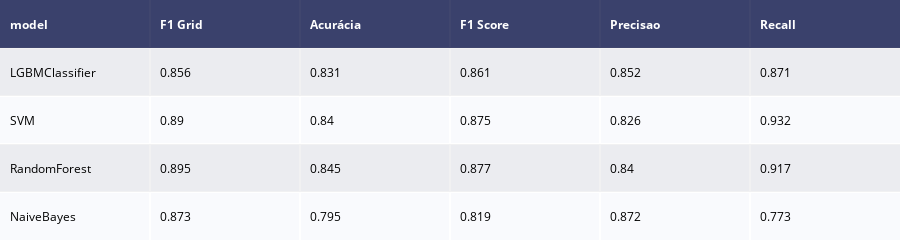

Notebook cell for this chart:
### Markdown cell above
## Validação

### Code cell
info_model = []
info_time = []
result = pd.DataFrame(columns=['model','F1 Grid', 'Acurácia','F1 Score','Precisao', 'Recall'])
result_roc = pd.DataFrame(columns=['classifiers', 'fpr','tpr','auc'])

for i, v in enumerate(results):
        
    info_model.append(results[i]['name'])
    info_time.append(results[i]['object'].refit_time_)
    info_values = round(results[i]['object'].best_score_,3)
    
    model = results[i]['object'].best_estimator_
    model.fit(X_train, y_train)
    
    y_pred = model.predict(X_test) 
    y_proba = model.predict_proba(X_test)[:,1]

    acc = round(accuracy_score(y_test, y_pred),3)
    f1 = round(f1_score(y_test, y_pred),3)
    pc = round(precision_score(y_test, y_pred),3)
    re = round(recall_score(y_test, y_pred),3)
    
    result = result.append({'model':results[i]['name'],
                            'F1 Grid': info_values,
                                        'Acurácia':acc, 
                                        'F1 Score':f1, 
                                        'Precisao':pc,
                                        'Recall': re}, ignore_index=True)
    
    fpr, tpr, _ = roc_curve(y_test,  y_proba)
    auc = roc_auc_score(y_test, y_proba)
    
    result_roc = result_roc.append({'classifiers':results[i]['name'],
                                        'fpr':fpr, 
                                        'tpr':tpr, 
                                        'auc':auc}, ignore_index=True)

    
result_roc.set_index('classifiers', inplace=True)    
fig = ff.create_table(result, height_constant=20)
fig.show()

### Figure 1 — Plotly figure (JSON) as saved in the notebook; plotly's stock layout.template omitted (floating-point values rounded to 4 significant figures)
{"data": [{"colorscale": [[0, "#00083e"], [0.5, "#ededee"], [1, "#ffffff"]], "hoverinfo": "none", "opacity": 0.75, "showscale": false, "type": "heatmap", "z": [[0, 0, 0, 0, 0, 0], [0.5, 0.5, 0.5, 0.5, 0.5, 0.5], [1, 1, 1, 1, 1, 1], [0.5, 0.5, 0.5, 0.5, 0.5, 0.5], [1, 1, 1, 1, 1, 1]]}], "layout": {"annotations": [{"align": "left", "font": {"color": "#ffffff"}, "showarrow": false, "text": "<b>model</b>", "x": -0.45, "xanchor": "left", "xref": "x", "y": 0, "yref": "y"}, {"align": "left", "font": {"color": "#ffffff"}, "showarrow": false, "text": "<b>F1 Grid</b>", "x": 0.55, "xanchor": "left", "xref": "x", "y": 0, "yref": "y"}, {"align": "left", "font": {"color": "#ffffff"}, "showarrow": false, "text": "<b>Acurácia</b>", "x": 1.55, "xanchor": "left", "xref": "x", "y": 0, "yref": "y"}, {"align": "left", "font": {"color": "#ffffff"}, "showarrow": false, "text": "<b>F1 Score</b>", "x": 2.55, "xanchor": "left", "xref": "x", "y": 0, "yref": "y"}, {"align": "left", "font": {"color": "#ffffff"}, "showarrow": false, "text": "<b>Precisao</b>", "x": 3.55, "xanchor": "left", "xref": "x", "y": 0, "yref": "y"}, {"align": "left", "font": {"color": "#ffffff"}, "showarrow": false, "text": "<b>Recall</b>", "x": 4.55, "xanchor": "left", "xref": "x", "y": 0, "yref": "y"}, {"align": "left", "font": {"color": "#000000"}, "showarrow": false, "text": "LGBMClassifier", "x": -0.45, "xanchor": "left", "xref": "x", "y": 1, "yref": "y"}, {"align": "left", "font": {"color": "#000000"}, "showarrow": false, "text": "0.856", "x": 0.55, "xanchor": "left", "xref": "x", "y": 1, "yref": "y"}, {"align": "left", "font": {"color": "#000000"}, "showarrow": false, "text": "0.831", "x": 1.55, "xanchor": "left", "xref": "x", "y": 1, "yref": "y"}, {"align": "left", "font": {"color": "#000000"}, "showarrow": false, "text": "0.861", "x": 2.55, "xanchor": "left", "xref": "x", "y": 1, "yref": "y"}, {"align": "left", "font": {"color": "#000000"}, "showarrow": false, "text": "0.852", "x": 3.55, "xanchor": "left", "xref": "x", "y": 1, "yref": "y"}, {"align": "left", "font": {"color": "#000000"}, "showarrow": false, "text": "0.871", "x": 4.55, "xanchor": "left", "xref": "x", "y": 1, "yref": "y"}, {"align": "left", "font": {"color": "#000000"}, "showarrow": false, "text": "SVM", "x": -0.45, "xanchor": "left", "xref": "x", "y": 2, "yref": "y"}, {"align": "left", "font": {"color": "#000000"}, "showarrow": false, "text": "0.89", "x": 0.55, "xanchor": "left", "xref": "x", "y": 2, "yref": "y"}, {"align": "left", "font": {"color": "#000000"}, "showarrow": false, "text": "0.84", "x": 1.55, "xanchor": "left", "xref": "x", "y": 2, "yref": "y"}, {"align": "left", "font": {"color": "#000000"}, "showarrow": false, "text": "0.875", "x": 2.55, "xanchor": "left", "xref": "x", "y": 2, "yref": "y"}, {"align": "left", "font": {"color": "#000000"}, "showarrow": false, "text": "0.826", "x": 3.55, "xanchor": "left", "xref": "x", "y": 2, "yref": "y"}, {"align": "left", "font": {"color": "#000000"}, "showarrow": false, "text": "0.932", "x": 4.55, "xanchor": "left", "xref": "x", "y": 2, "yref": "y"}, {"align": "left", "font": {"color": "#000000"}, "showarrow": false, "text": "RandomForest", "x": -0.45, "xanchor": "left", "xref": "x", "y": 3, "yref": "y"}, {"align": "left", "font": {"color": "#000000"}, "showarrow": false, "text": "0.895", "x": 0.55, "xanchor": "left", "xref": "x", "y": 3, "yref": "y"}, {"align": "left", "font": {"color": "#000000"}, "showarrow": false, "text": "0.845", "x": 1.55, "xanchor": "left", "xref": "x", "y": 3, "yref": "y"}, {"align": "left", "font": {"color": "#000000"}, "showarrow": false, "text": "0.877", "x": 2.55, "xanchor": "left", "xref": "x", "y": 3, "yref": "y"}, {"align": "left", "font": {"color": "#000000"}, "showarrow": false, "text": "0.84", "x": 3.55, "xanchor": "left", "xref": "x", "y": 3, "yref": "y"}, {"align": "left", "font": {"color": "#000000"}, "showarrow": false, "text": "0.917", "x": 4.55, "xanchor": "left", "xref": "x", "y": 3, "yref": "y"}, {"align": "left", "font": {"color": "#000000"}, "showarrow": false, "text": "NaiveBayes", "x": -0.45, "xanchor": "left", "xref": "x", "y": 4, "yref": "y"}, {"align": "left", "font": {"color": "#000000"}, "showarrow": false, "text": "0.873", "x": 0.55, "xanchor": "left", "xref": "x", "y": 4, "yref": "y"}, {"align": "left", "font": {"color": "#000000"}, "showarrow": false, "text": "0.795", "x": 1.55, "xanchor": "left", "xref": "x", "y": 4, "yref": "y"}, {"align": "left", "font": {"color": "#000000"}, "showarrow": false, "text": "0.819", "x": 2.55, "xanchor": "left", "xref": "x", "y": 4, "yref": "y"}, {"align": "left", "font": {"color": "#000000"}, "showarrow": false, "text": "0.872", "x": 3.55, "xanchor": "left", "xref": "x", "y": 4, "yref": "y"}, {"align": "left", "font": {"color": "#000000"}, "showarrow": false, "text": "0.773", "x": 4.55, "xanchor": "left", "xref": "x", "y": 4, "yref": "y"}], "height": 150, "margin": {"b": 0, "l": 0, "r": 0, "t": 0}, "xaxis": {"dtick": 1, "gridwidth": 2, "showticklabels": false, "tick0": -0.5, "ticks": "", "zeroline": false}, "yaxis": {"autorange": "reversed", "dtick": 1, "gridwidth": 2, "showticklabels": false, "tick0": 0.5, "ticks": "", "zeroline": false}}}
